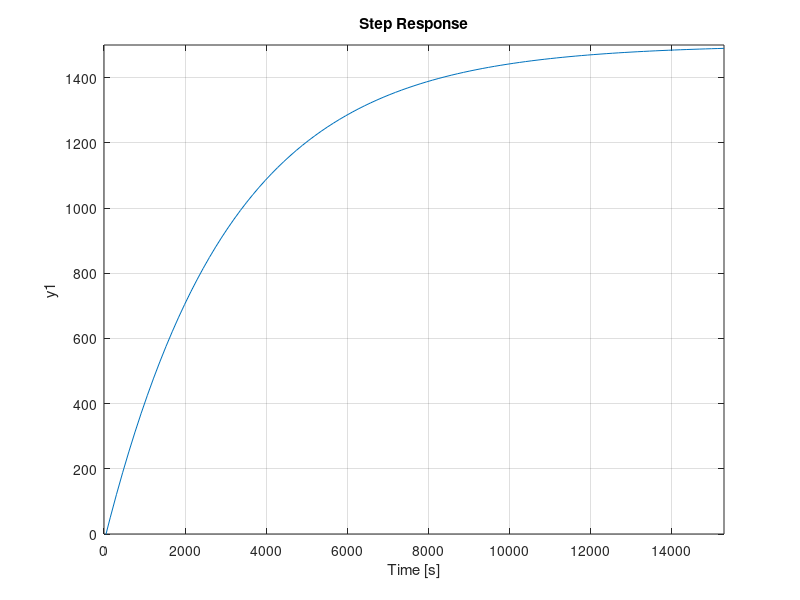
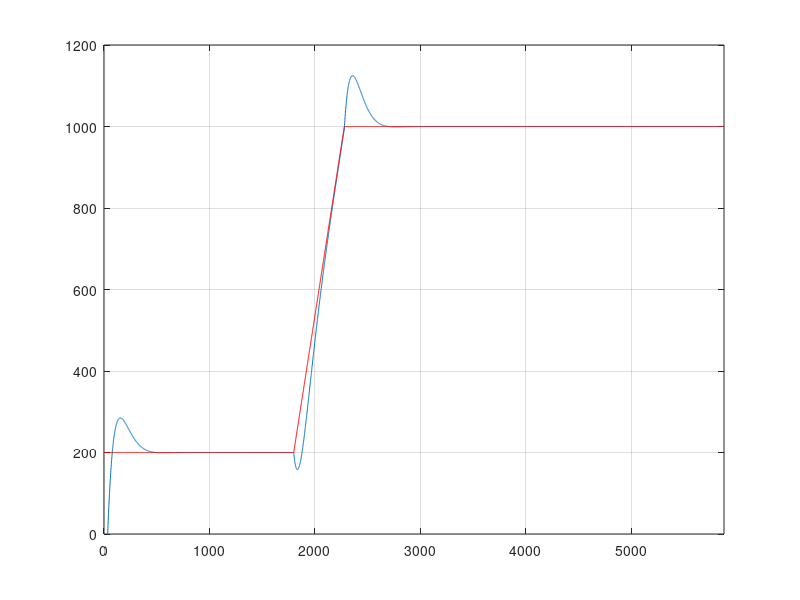
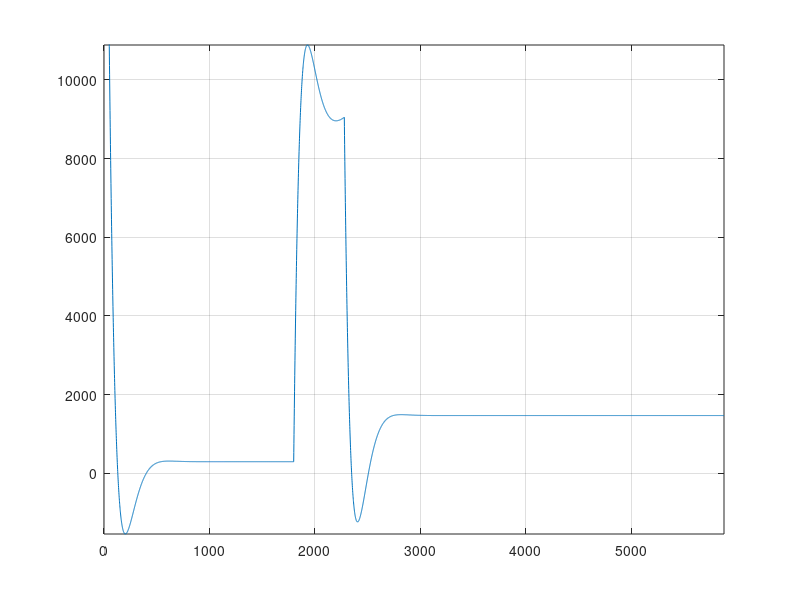

Here is the MATLAB script that generated these plots, in order:
s = tf('s');

% parametros
td = 50; % retraso
tau = 51*60; % constante de tiempo
a = 1/tau; % polo
TMAX = 1500;
PMAX = 2200;
Ap = TMAX/PMAX; % factor de escala temp/potencia
Ch = Ap * a; % constante de escala del horno

% planta
G = Ch * (1 - td*s) / (s + a);

% controlador PI
Kp = tau/td * 0.9;
Ti = td / 0.3;
Cpi = Kp * (1 + 1/(Ti*s));
%Cpi = Kp;

% controlador PID
%Kp = tau/td * 1.2;
%Ti = td *2;
%Td = 0.5*td;
%Cpid = Kp * (1 + 1/(Ti*s) + Td*s)/(s + 1000)^2;

figure(1)
step(G*PMAX, 5*tau)
axis([0 5*tau 0 TMAX])

% entrada
Tsec = 200; Tcoc = 1000;
pc = 100/60; % pendiente maxima de coccion, 100C por min
ta = (Tcoc - Tsec) / pc; % tiempo de calentamiento
tc = 3600; % tiempo de coccion
ts = 1800; % tiempo de secado
t2 = ts + ta; % fin de calentamiento
tmax = t2 + tc;
t = 0:tmax;
X = zeros(1, tmax + 1);
X(1:ts) = Tsec; % secado
b = Tsec - pc*ts;
X(ts+1:t2) = pc*(ts+1:t2)' + b;
X(t2+1:tmax+1) = 1000; % coccion

C = Cpi;
Y = C*G/(1+C*G);
P = C/(1+C*G);

figure(2);
[y _t _x] = lsim(Y, X, t);
plot(t, y, t, X, '-r'); grid;
axis([0 tmax 0 (Tcoc + 200)])

figure(3);
[u _t _x] = lsim(P, X, t);
plot(t, u); grid;
axis([0 tmax min(u) max(u(ts:tmax))])

